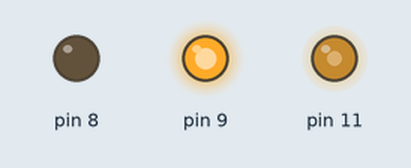
Simulated run of this sketch. Board: Arduino Uno, built with avr-gcc and run on an emulated ATmega328P. Shown: output pins drawn as LEDs (lit = HIGH).

Above: at 0.1 s.
At 3.1 s:
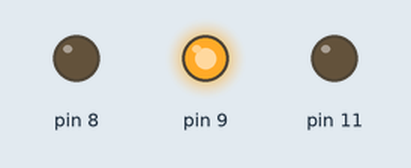
At 5.1 s:
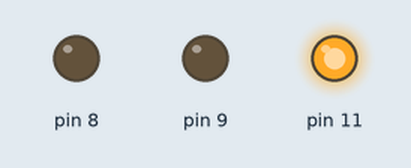
At 7.1 s:
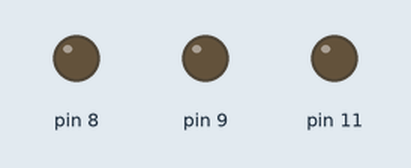
Timing chart, 0 to 8.6 s (numbered marks = the images above):
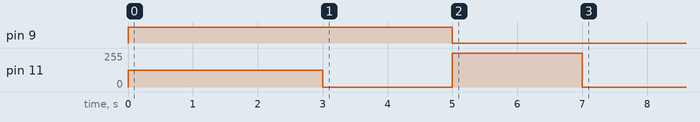

The sketch:

4.1-L298n-3.ino
```cpp
/*

*/
int x = 0;

void setup() {
  pinMode(9,OUTPUT);
  pinMode(8,OUTPUT);
  pinMode(11,OUTPUT);
  digitalWrite(9,HIGH);
  digitalWrite(10,LOW);

  analogWrite(11,127);
  delay(3000);
  analogWrite(11,0);
  delay(2000);
  digitalWrite(10,HIGH);
  digitalWrite(9,LOW);
  analogWrite(11,255);
  delay(2000);
  analogWrite(11,0);

}

void loop() {


}
```
